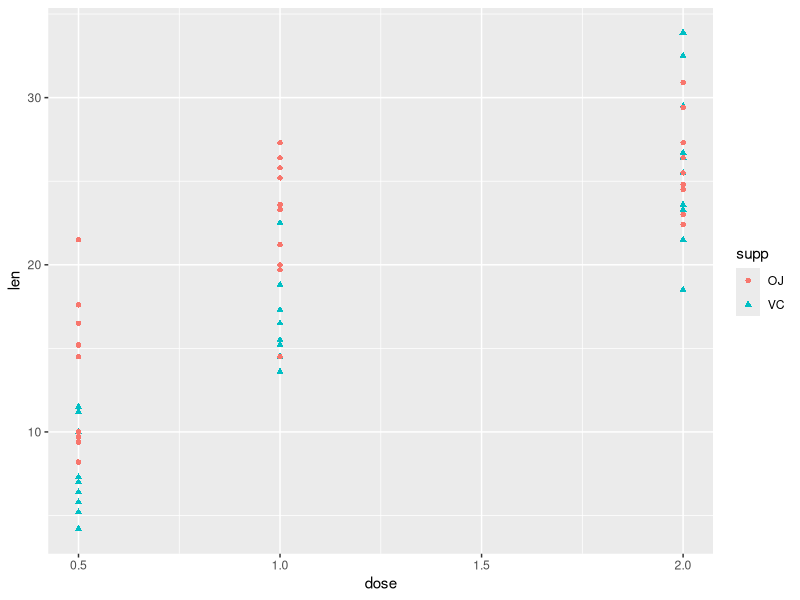
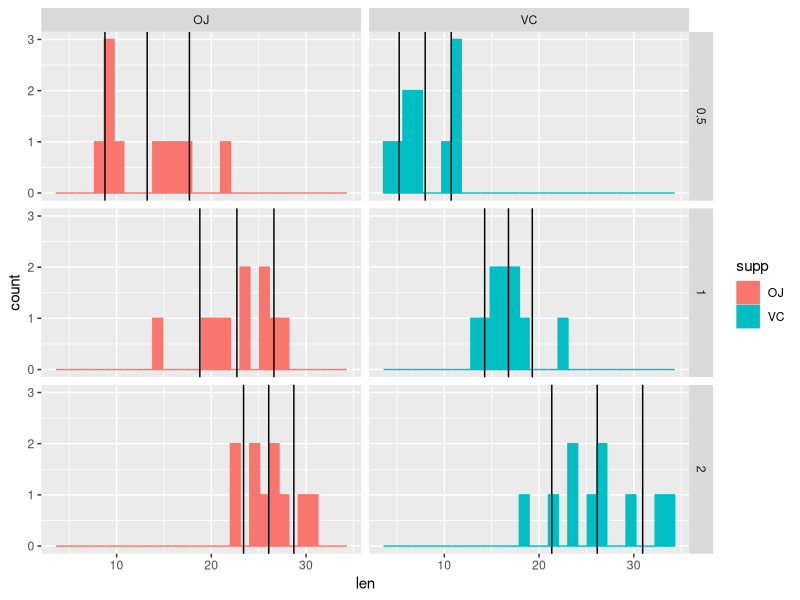
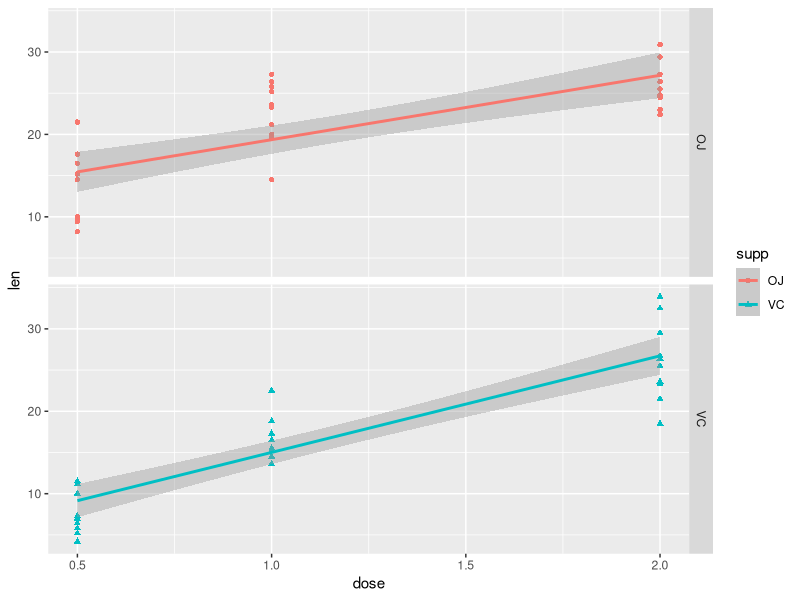

Here is the R script that generated these plots, in order:
## ---- chunk 1
summary(ToothGrowth)
## ---- chunk 2
library(ggplot2)
g <- ggplot(ToothGrowth, aes(x = dose, y = len, colour = supp, shape = supp))
g <- g + geom_point()
g
## ---- chunk 3
library(plyr)
means <- ddply(ToothGrowth, c("supp", "dose"), summarise, len.mean=mean(len), len.sd=sd(len))

g <- ggplot(ToothGrowth, aes(x = len, colour = supp, fill = supp))
g <- g + geom_histogram()
g <- g + geom_vline(data = means, aes(xintercept = len.mean))
g <- g + geom_vline(data = means, aes(xintercept = len.mean - len.sd))
g <- g + geom_vline(data = means, aes(xintercept = len.mean + len.sd))
g <- g + facet_grid(dose ~ supp)
g
## ---- chunk 4
vcMod <- lm(len ~ dose, ToothGrowth[ToothGrowth$supp=="VC",]) 
summary(vcMod)$coefficients
ojMod <- lm(len ~ dose, ToothGrowth[ToothGrowth$supp=="OJ",])
summary(ojMod)$coefficients
## ---- chunk 5
confint(vcMod)
confint(ojMod)
## ---- chunk 6
g <- ggplot(ToothGrowth, aes(x = dose, y = len, colour = supp, shape = supp))
g <- g + geom_point()
g <- g + geom_smooth(aes(group = supp), method="lm")
g <- g + facet_grid(supp ~ .)
g
